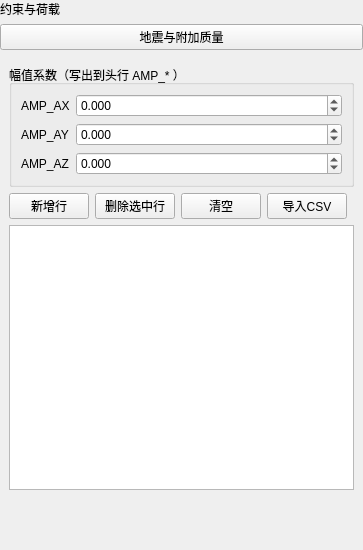
<?xml version="1.0" encoding="UTF-8"?>
<ui version="4.0">
 <class>SeismicAndAddedMassPage</class>
 <widget class="QWidget" name="SeismicAndAddedMassPage">
  <property name="geometry">
   <rect>
    <x>0</x>
    <y>0</y>
    <width>363</width>
    <height>550</height>
   </rect>
  </property>
  <property name="windowTitle">
   <string>地震与附加质量</string>
  </property>
  <layout class="QVBoxLayout" name="verticalLayout">
   <property name="leftMargin">
    <number>0</number>
   </property>
   <property name="topMargin">
    <number>0</number>
   </property>
   <property name="rightMargin">
    <number>0</number>
   </property>
   <item>
    <widget class="QLabel" name="pageNameLabel">
     <property name="sizePolicy">
      <sizepolicy hsizetype="Preferred" vsizetype="Fixed">
       <horstretch>0</horstretch>
       <verstretch>0</verstretch>
      </sizepolicy>
     </property>
     <property name="text">
      <string>约束与荷载</string>
     </property>
    </widget>
   </item>
   <item>
    <widget class="QPushButton" name="sectionTitleButton">
     <property name="sizePolicy">
      <sizepolicy hsizetype="Ignored" vsizetype="Fixed">
       <horstretch>0</horstretch>
       <verstretch>0</verstretch>
      </sizepolicy>
     </property>
     <property name="text">
      <string>地震与附加质量</string>
     </property>
    </widget>
   </item>
   <item>
    <widget class="QWidget" name="contentWidget" native="true">
     <layout class="QVBoxLayout" name="contentLayout">
      <item>
       <widget class="QGroupBox" name="groupBoxAmp">
        <property name="title">
         <string>幅值系数（写出到头行 AMP_* ）</string>
        </property>
        <layout class="QGridLayout" name="gridLayout">
         <item row="2" column="0">
          <widget class="QLabel" name="labelAmpZ">
           <property name="text">
            <string>AMP_AZ</string>
           </property>
          </widget>
         </item>
         <item row="1" column="0">
          <widget class="QLabel" name="labelAmpY">
           <property name="text">
            <string>AMP_AY</string>
           </property>
          </widget>
         </item>
         <item row="2" column="1">
          <widget class="QDoubleSpinBox" name="doubleSpinAmpZ">
           <property name="decimals">
            <number>3</number>
           </property>
           <property name="minimum">
            <double>-1000000000000.000000000000000</double>
           </property>
           <property name="maximum">
            <double>1000000000000.000000000000000</double>
           </property>
          </widget>
         </item>
         <item row="1" column="1">
          <widget class="QDoubleSpinBox" name="doubleSpinAmpY">
           <property name="decimals">
            <number>3</number>
           </property>
           <property name="minimum">
            <double>-1000000000000.000000000000000</double>
           </property>
           <property name="maximum">
            <double>1000000000000.000000000000000</double>
           </property>
          </widget>
         </item>
         <item row="0" column="0">
          <widget class="QLabel" name="labelAmpX">
           <property name="sizePolicy">
            <sizepolicy hsizetype="Fixed" vsizetype="Preferred">
             <horstretch>0</horstretch>
             <verstretch>0</verstretch>
            </sizepolicy>
           </property>
           <property name="text">
            <string>AMP_AX</string>
           </property>
          </widget>
         </item>
         <item row="0" column="1">
          <widget class="QDoubleSpinBox" name="doubleSpinAmpX">
           <property name="decimals">
            <number>3</number>
           </property>
           <property name="minimum">
            <double>-1000000000000.000000000000000</double>
           </property>
           <property name="maximum">
            <double>1000000000000.000000000000000</double>
           </property>
          </widget>
         </item>
        </layout>
       </widget>
      </item>
      <item>
       <layout class="QHBoxLayout" name="hlButtons">
        <item>
         <widget class="QPushButton" name="btnAddRow">
          <property name="text">
           <string>新增行</string>
          </property>
         </widget>
        </item>
        <item>
         <widget class="QPushButton" name="btnDeleteRow">
          <property name="text">
           <string>删除选中行</string>
          </property>
         </widget>
        </item>
        <item>
         <widget class="QPushButton" name="btnClear">
          <property name="text">
           <string>清空</string>
          </property>
         </widget>
        </item>
        <item>
         <widget class="QPushButton" name="btnImportCsv">
          <property name="text">
           <string>导入CSV</string>
          </property>
         </widget>
        </item>
        <item>
         <spacer name="spBtn">
          <property name="orientation">
           <enum>Qt::Horizontal</enum>
          </property>
          <property name="sizeHint" stdset="0">
           <size>
            <width>40</width>
            <height>20</height>
           </size>
          </property>
         </spacer>
        </item>
       </layout>
      </item>
      <item>
       <widget class="QTableWidget" name="tableSeismic"/>
      </item>
     </layout>
    </widget>
   </item>
   <item>
    <spacer name="verticalSpacer">
     <property name="orientation">
      <enum>Qt::Vertical</enum>
     </property>
     <property name="sizeType">
      <enum>QSizePolicy::Preferred</enum>
     </property>
     <property name="sizeHint" stdset="0">
      <size>
       <width>20</width>
       <height>40</height>
      </size>
     </property>
    </spacer>
   </item>
  </layout>
 </widget>
 <resources/>
 <connections/>
</ui>
